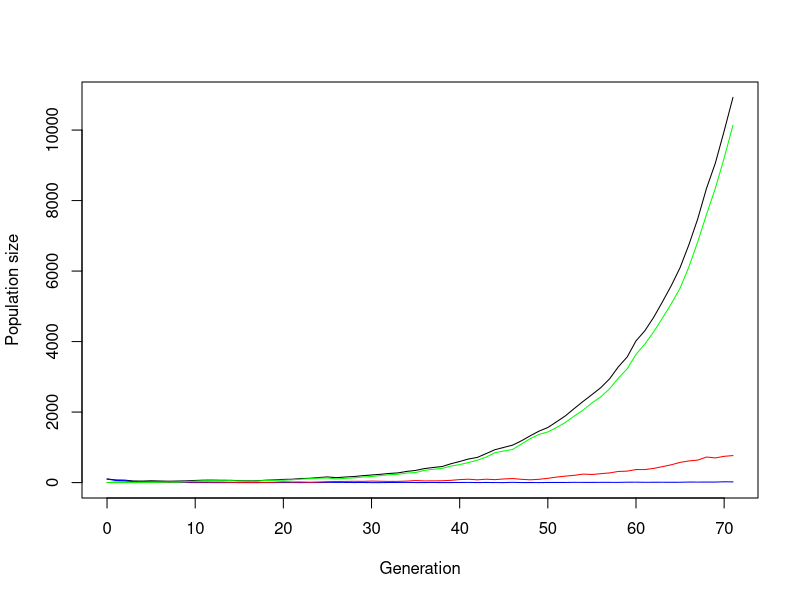

R code for this plot: (Note: this script raises an error after producing the figure.)
## ---- chunk 1
N_aa <- 100
N_aA <- 0
N_AA <- 3


r_aa <- 0.2 # fitness reduction of aa allel comb. equal to decay_rate
s_aA <- 1.10 # fitness benefit of allel A, equal to sel_coeff
s_AA <- 1.10 # fitness benefit of allel A, equal to sel_coeff

# --- Simulation of one generation with three genotypes ---
simulate_gen <- function(N_aa, N_aA, N_AA, r_aa, s_aA, s_AA) {

  # Reproduction with fitness malus/benefit
  offsp_aa <- rpois(1, N_aa * (1-r_aa))
  offsp_aA <- rpois(1, N_aA * s_aA)
  offsp_AA <- rpois(1, N_AA * s_AA)  
  
  # Total numbeer of gamets proportional to the frequency of alleles A and a
  total_gametes <- 2 * (offsp_aa + offsp_aA + offsp_AA)
  freq_A <- (2 * offsp_AA + offsp_aA) 
  freq_a <- total_gametes - freq_A
  
  if (total_gametes > 0) {

  
  #print(freq_a)
  #print(total_gametes)
  
  # Change of allele frequencies (A -> a und a -> A); p = (freq_A / total_gametes), q = (freq_a / total_gametes) #hardy equilibrium 1 = p^2 +2pq +q^2
  predicted_freq_aa <- (freq_a/total_gametes)^2
  predicted_freq_aA <- 2*(freq_A / total_gametes)*(freq_a / total_gametes)
  predicted_freq_AA <- (freq_A/total_gametes)^2
  
  #print(predicted_freq_aA)
  #print("PROBLEM")
 
   # Random draw of new genotypes under hardy-weinberg conditions
  N_total <- offsp_aa + offsp_aA + offsp_AA
  
  #print(c(predicted_freq_aa, predicted_freq_aA, predicted_freq_AA))
  #print(N_total)
  
  genotypes <- rmultinom(1, N_total, prob = c(predicted_freq_aa, predicted_freq_aA, predicted_freq_AA))
  
  #print(genotypes)

  
  N_aa_new <- genotypes[1]
  N_aA_new <- genotypes[2]
  N_AA_new <- genotypes[3]
  
  #print(c(N_aa_new, N_AA_new, N_aA_new)) 
  return(c(N_aa_new, N_aA_new, N_AA_new))
  }
  
  else
  return(c(0,0,0))
  
  
}

print(simulate_gen(N_aa, N_aA, N_AA, r_aa, s_aA, s_AA))
## ---- chunk 2
simulate_pop <- function(N_aa, N_aA, N_AA, r_aa, s_aA, s_AA, t_max) {
  # Create the vector in which to save the results
  pop_vector <- c(N_aa, N_aA, N_AA)
  # initiate the variables
  pop_new <- c(N_aa, N_aA, N_AA)
  
  # run the simulation until generation t_max
  for (i in 1:(t_max+1)) {
    # condition to stop the simulation before t_max: either the population exceeds 1.5 times the original population size, or it goes extinct
    if (pop_new[1]+pop_new[2]+pop_new[3]>=100*(N_aa+N_aA+N_AA) | pop_new[1]+pop_new[2]+pop_new[3]==0) break
    #print(pop_new[1]+pop_new[2]+pop_new[3])
    # redefine the current population one generation later
    pop_new <- simulate_gen(pop_new[1],pop_new[2],pop_new[3], r_aa, s_aA, s_AA)
    #print(pop_new)
    # add the new population sizes to the output vector
    pop_vector <- rbind(pop_vector,pop_new)
  }
  
  # define the row and column names of the output vector
  rownames(pop_vector) <- (0:t_max)[1:length(pop_vector[,1])] # note that the vector has to be cut if the simulation stopped early
  colnames(pop_vector) <- c("aa","aA","AA")
  # return the result
  #print(pop_vector)
  return(pop_vector)	
}

# Test the function and plot the result
# set t_max to a value to be used througout
max_gen <- 1000
# create your simulation data
output <- simulate_pop(N_aa, N_aA, N_AA, r_aa, s_aA, s_AA, max_gen)
# show the last few lines of the data table
print(tail(output))

### Next time need to plot and see if distribution is right?

# plot the output - note that the plot range and the x axis have to be adjusted based on the length of the table
# determine x axis range 
x_range <- 0:(length(output[,1])-1)
# this plots the total population size
plot(x_range,output[,1]+output[,2]+output[,3],type='l',ylim=c(0,max(output[,1]+output[,2]+output[,3])),xlab = "Generation",ylab = "Population size")
# add number of wild type individuals
lines(x_range,output[,1], col="blue")  #aa
# add number of mutant individuals
lines(x_range,output[,2], col="red")  #aA
# add number of mutant individuals
lines(x_range,output[,3], col="green")  #AA

## ---- chunk 3
# set some parameters to fixed values
N_aA <- 0

r_aa <- 0.2
s_AA <- 1.1


t_max <- 10
# determine how often to run the simulation for each set of parameters
no_replicates <- 10

# set parameters to vary
N_aa <- c(10,100,50,40)
N_AA <- c(2,5,7,10)
s_aA <- c(1.1,1.2,1,0.9) 

# initialize data table - where to collect the results
data_table <- c()
# run the simulation across all chosen parameters
# loop over decay rates
for(Naa in N_aa){
  # loop over selection coefficients
  for(NAA in N_AA){
    for(saA in s_aA){
       # different way of running many simulations: make replicates using "repeat" function with a counter i
    # reset counter
      i<-1
      repeat {
        # increase counter by one
        i<-i+1
        # run the simulation once
        one_run <- simulate_pop(N_aa, N_aA, N_AA, r_aa, s_aA, s_AA, t_max)
        # determine total population sizes
        total_size <- one_run[,1]+one_run[,2]
        # determine minimum population size
        min_size <- min(total_size)
        # determine (first) generation at which this population size occurred
        min_gen <- as.numeric(which(total_size==min_size)[1])
        # enter the data into the table
        data_table <- rbind(data_table,c(rval,sval,min_gen,min_size)) # note that we add the varying parameters (decay rate and selection coefficient) to the table too
        # stop the repeated computation after no_replicates times
        if(i>no_replicates) break
        }
      }
  }
}
# define column names of data table
colnames(data_table) <- c("r","s","min_gen","no_min")
# show the first lines of the output
print(head(data_table))
